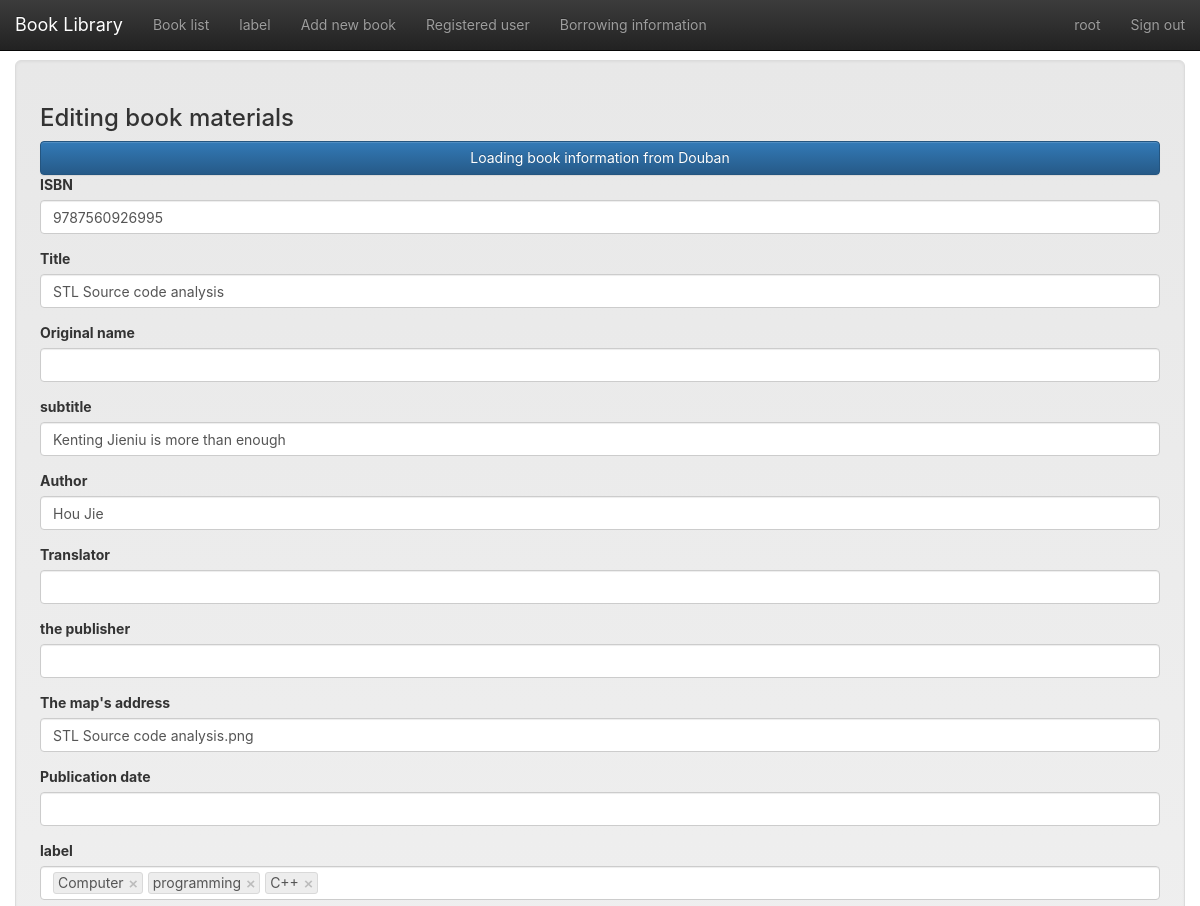
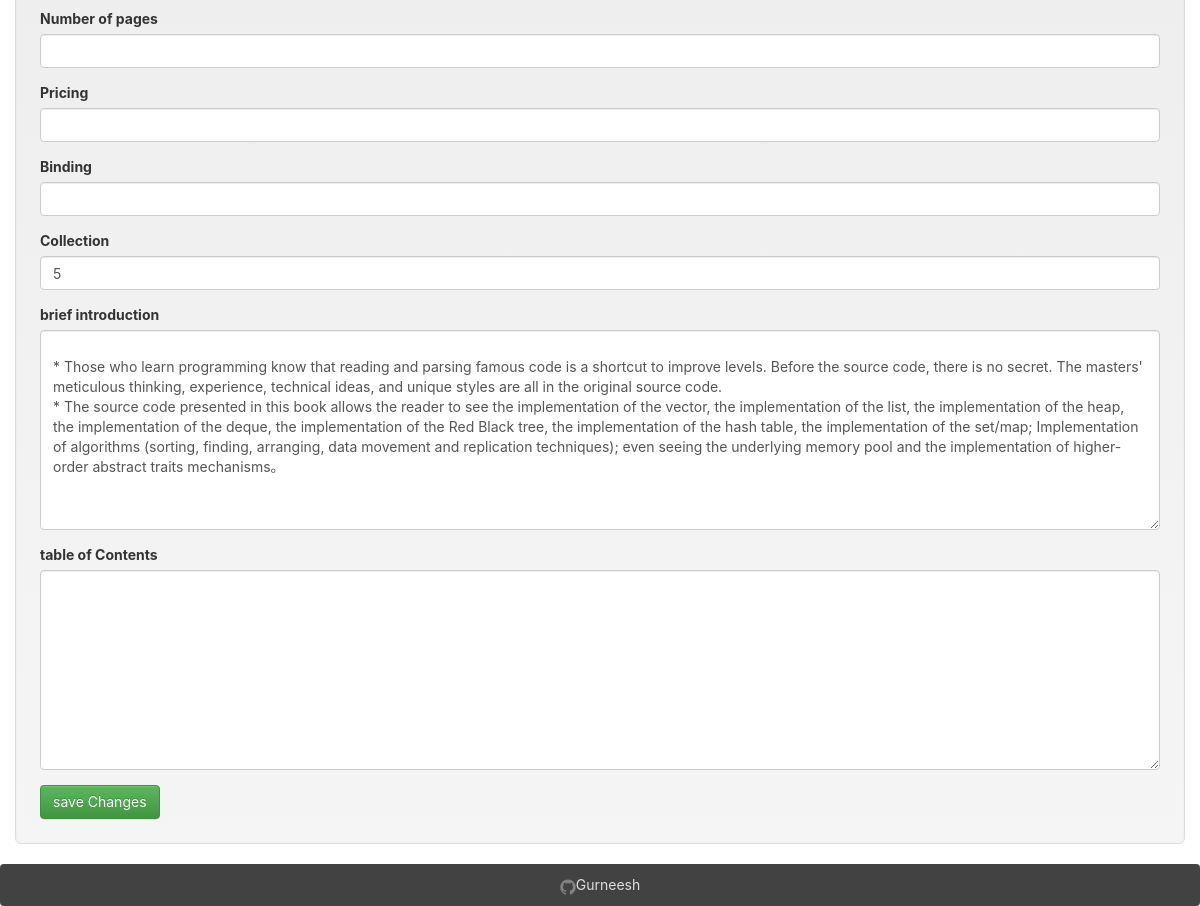
The page /books/2/edit/ (signed in) on the database its author committed (2 pictures, top to bottom).
### app/models.py (models this page shows, shortened)
class User(UserMixin, db.Model):
    __tablename__ = 'users'
    id = db.Column(db.Integer, primary_key=True)
    email = db.Column(db.String(64), unique=True)
    name = db.Column(db.String(64))
    password_hash = db.deferred(db.Column(db.String(128)))
    major = db.Column(db.String(128))
    role_id = db.Column(db.Integer, db.ForeignKey('roles.id'))
    headline = db.Column(db.String(32), nullable=True)
    about_me = db.deferred(db.Column(db.Text, nullable=True))
    about_me_html = db.deferred(db.Column(db.Text, nullable=True))
    avatar = db.Column(db.String(128))
    member_since = db.Column(db.DateTime(), default=datetime.utcnow)
    @property
    def password(self):
        raise AttributeError('password is not readable attribute')
    def can(self, permissions):
        return self.role is not None and \
               (self.role.permissions & permissions) == permissions
    logs = db.relationship('Log',
                           backref=db.backref('user', lazy='joined'),
                           lazy='dynamic',
                           cascade='all, delete-orphan')
    comments = db.relationship('Comment',
                               backref=db.backref('user', lazy='joined'),
                               lazy='dynamic',
                               cascade='all, delete-orphan')

class Book(db.Model):
    __tablename__ = 'books'
    id = db.Column(db.Integer, primary_key=True)
    isbn = db.Column(db.String(16), unique=True)
    title = db.Column(db.String(128))
    origin_title = db.Column(db.String(128))
    subtitle = db.Column(db.String(128))
    author = db.Column(db.String(128))
    translator = db.Column(db.String(64))
    publisher = db.Column(db.String(64))
    image = db.Column(db.String(128))
    pubdate = db.Column(db.String(32))
    pages = db.Column(db.Integer)
    price = db.Column(db.String(16))
    binding = db.Column(db.String(16))
    numbers = db.Column(db.Integer, default=5)
    summary = db.deferred(db.Column(db.Text, default=""))
    summary_html = db.deferred(db.Column(db.Text))
    catalog = db.deferred(db.Column(db.Text, default=""))
    catalog_html = db.deferred(db.Column(db.Text))
    hidden = db.Column(db.Boolean, default=0)
    logs = db.relationship('Log',
                           backref=db.backref('book', lazy='joined'),
                           lazy='dynamic',
                           cascade='all, delete-orphan')
    comments = db.relationship('Comment', backref='book',
                               lazy='dynamic',
                               cascade='all, delete-orphan')
    @property
    def tags_string(self):
        return ",".join([tag.name for tag in self.tags.all()])

### app/main/book/views.py (the view, shortened to what this page needs)
@book.route('/<int:book_id>/edit/', methods=['GET', 'POST'])
@permission_required(Permission.UPDATE_BOOK_INFORMATION)
def edit(book_id):
    book = Book.query.get_or_404(book_id)
    form = EditBookForm()
    form.isbn.data = book.isbn
    form.title.data = book.title
    form.origin_title.data = book.origin_title
    form.subtitle.data = book.subtitle
    form.author.data = book.author
    form.translator.data = book.translator
    form.publisher.data = book.publisher
    form.image.data = book.image
    form.pubdate.data = book.pubdate
    form.tags.data = book.tags_string
    form.pages.data = book.pages
    form.price.data = book.price
    form.binding.data = book.binding
    form.numbers.data = book.numbers
    form.summary.data = book.summary or ""
    form.catalog.data = book.catalog or ""
    return render_template("book_edit.html", form=form, book=book, title=u"Editing book materials")

### app/main/__init__.py (called while the page is built)
@lm.user_loader
def load_user(id):
    return User.query.get(int(id))

### app/main/index/views.py (called while the page is built)
@main.app_context_processor
def inject_permissions():
    return dict(Permission=Permission)

### app/main/book/templates/book_edit.html (shortened to what this page needs)
{% extends "base.html" %}
{% import "bootstrap/wtf.html" as wtf %}
{% block styles %}
    {{ super() }}
    <link href="{{ url_for('static',filename='css/bootstrap-tokenfield.css') }}" rel="stylesheet"/>
{% endblock %}
{%- block mycontent -%}
    <div class="container-fluid well well-lg">
        <h3>{{ title }}</h3>
        <button id="get_book_from_douban" class="btn btn-primary btn-block">Loading book information from Douban</button>
        {{ wtf.quick_form(form,button_map={'submit':'success'}) }}
    </div>
{%- endblock -%}

### app/templates/base.html (shortened to what this page needs)
{%- extends "bootstrap/base.html" -%}
{%- from 'bootstrap/utils.html' import flashed_messages,icon -%}
{%- block styles -%}
    <link href="{{ url_for('static',filename='css/bootstrap.min.css') }}" rel="stylesheet">
    <link href="{{ url_for('static',filename='css/bootstrap-theme.min.css') }}" rel="stylesheet">
    <link href="{{ url_for('static',filename='css/main.css') }}" rel="stylesheet">
{%- endblock -%}
{%- block body_attribs %} class="Site"{%- endblock -%}
{%- block navbar -%}
    <nav class="navbar  navbar-inverse navbar-fixed-top">
        <div class="container-fluid">
            <div class="navbar-header">
                <a class="navbar-brand" href="{{ url_for('main.index') }}">Book Library</a>
            </div>
            <div class="collapse navbar-collapse" id="bs-example-navbar-collapse-1">
                <ul class="nav navbar-nav">
                    <li {%- if request.path == url_for('book.index') %} class="active"{%- endif -%} ><a
                            href="{{ url_for('book.index') }}">Book list</a></li>
                    {%- if current_user.is_authenticated -%}
                        <li {%- if request.path == url_for('book.tags') %} class="active"{%- endif -%} ><a
                                href="{{ url_for('book.tags') }}">label</a></li>
                        {%- if current_user.can(Permission.ADD_BOOK) -%}
                            <li {%- if request.path == url_for('book.add') %} class="active"{%- endif -%} ><a
                                    href="{{ url_for('book.add') }}">Add new book</a></li>
                        {%- endif -%}
                        <li {%- if request.path == url_for('user.index') %} class="active"{%- endif -%} ><a
                                href="{{ url_for('user.index') }}">Registered user</a></li>
                        <li {%- if request.path == url_for('log.index') %} class="active"{%- endif -%} ><a
                                href="{{ url_for('log.index') }}">Borrowing information</a></li>
                    {%- endif -%}
                </ul>
                <ul class="nav navbar-nav navbar-right">
                    {%- if current_user.is_authenticated -%}
                        <li  >
                            <a href="{{ url_for('user.detail',user_id=current_user.id) }}">{{ current_user.name }}</a>
                        </li>
                        <li><a href="{{ url_for('auth.logout') }}">Sign out</a></li>
                    {%- else -%}
                        <li><a href="{{ url_for('auth.login') }}">Sign in</a></li>
                    {%- endif -%}
                </ul>
            </div>
        </div>
    </nav>
{%- endblock -%}
{%- block content -%}
    <main class="container-fluid Site-content">
        {%- block mycontent -%}{%- endblock -%}
    </main>
    <footer class="panel panel-inverse">
        <div id="site-footer-content">
            <div><a href="https://github.com/Gurneesh" target="_blank"><span
                    class="icon icon--github"></span><span class="username">Gurneesh</span></a></div>
        </div>
    </footer>
{%- endblock -%}

### app/static/css/main.css (style rules this page uses)
html, body { height: 100%; width: 100%; margin: 0; padding: 0; }
.Site { display: -webkit-box; display: -moz-box; display: -ms-flexbox; display: -webkit-flex; display: flex; flex-direction: column; }
.Site-content { -webkit-box-flex: 1 0 auto; -moz-box-flex: 1 0 auto; -webkit-flex: 1 0 auto; -ms-flex: 1 0 auto; flex: 1 0 auto; width: 100%; margin-top: 60px; }
.panel.panel-inverse { -webkit-box-flex: none; -moz-box-flex: none; -webkit-flex: none; -ms-flex: none; flex: none; margin-bottom: 0; background-color: #424242; color: white; text-align: center; padding: 1rem; }
.panel.panel-inverse a { color: #ddd; }
.icon > svg { display: inline-block; width: 16px; height: 16px; vertical-align: middle; }
textarea { min-height: 20rem; resize: vertical; }
html, body, main { font-family: -apple-system, "Helvetica Neue", Helvetica, Arial, sans-serif; }

### rows shown on the page
User: name "root"
Book: isbn "9787560926995", title "STL Source code analysis", subtitle "Kenting Jieniu is more than enough", author "Hou Jie", image "STL Source code analysis.png", numbers "5", summary "* Those who learn programming know that reading and parsing famous code is a shortcut to improve levels. Before the source code, there is no secret. The masters' meticulous thinking, experience, technical ideas, and unique styles are all in the original source code. * The source code presented in this book allows the reader to see the implementation of the vector, the implementation of the list, the implementation of the heap, the implementation of the deque, the implementation of the Red Black tree, the implementation of the hash table, the implementation of the set/map; Implementation of algorithms (sorting, finding, arranging, data movement and replication techniques); even seeing the…"

### other values the page prints
{{ title }} "Editing book materials"
